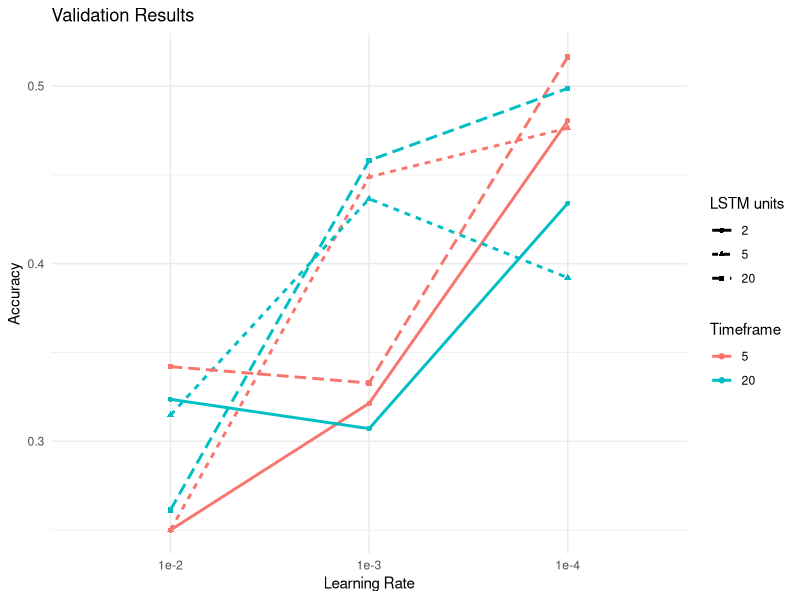

Write the R code that produced this figure.
# Install and load the necessary packages
library(ggplot2)

# Your data
dat <- read.csv("val_set_results.csv", sep=";")

dat_cross = dat[dat$data == "cross",]
dat_intra = dat[dat$data == "intra",]

#require(scales)
# Plotting
ggplot(dat_intra, aes(x = learning_rate, y = acc, color = factor(timeframe), 
                      shape = factor(lstm_units), linetype = factor(lstm_units))) +
  geom_point() +
  geom_line(aes(group = interaction(timeframe, lstm_units)), size=1) +
  #scale_x_discrete(trans = log2_trans())
  scale_x_discrete(labels=c('1e-2', '1e-3', '1e-4')) +
  labs(title = "Validation Results",
       x = "Learning Rate",
       y = "Accuracy",
       color = "Timeframe",
       linetype = "LSTM units",
       shape = "LSTM units") +
  theme_minimal()
